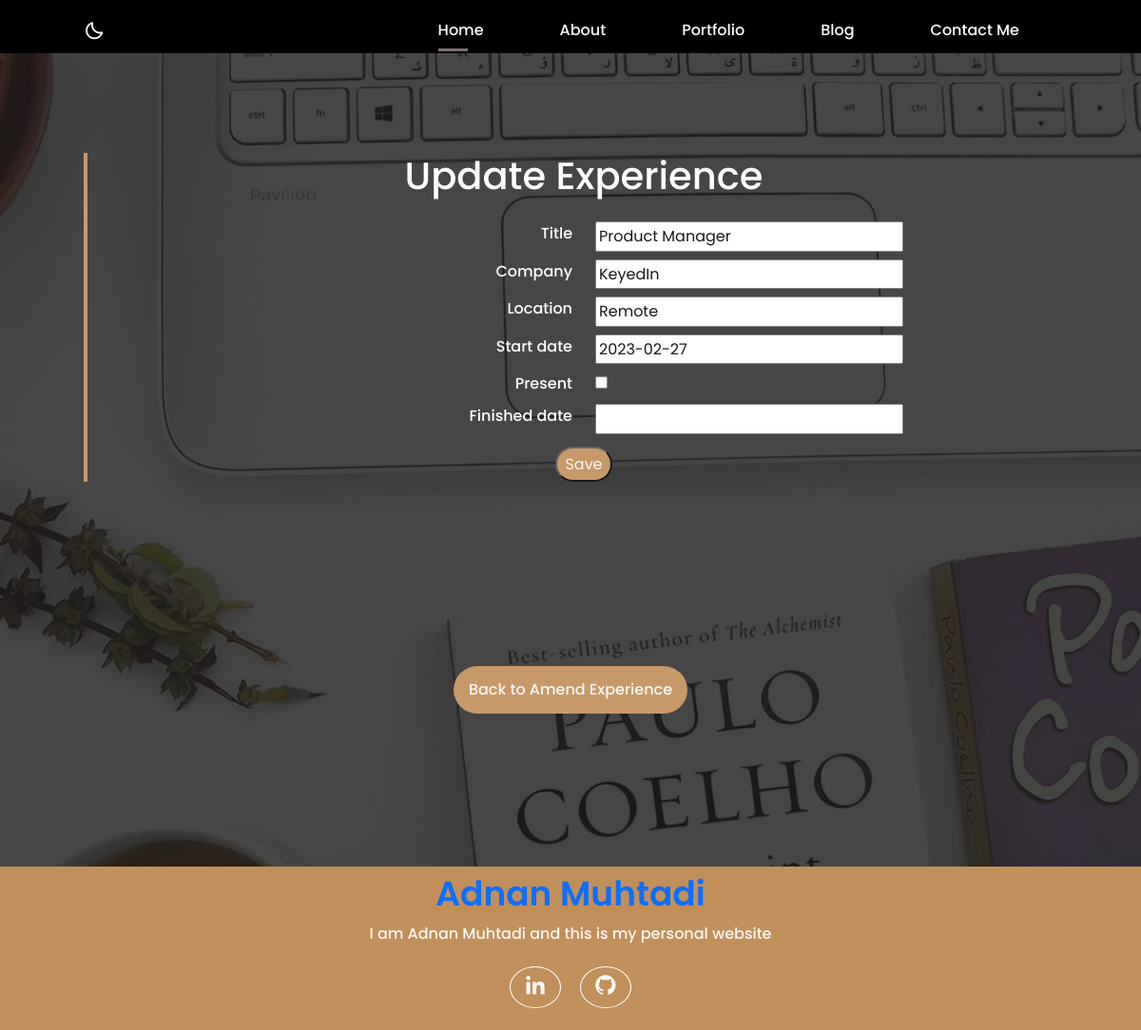
The app's page /update_experience/1/ with its own data.
### portfolio/models.py (models this page shows, shortened)
class Experience(models.Model):
    title = models.CharField(max_length=100)
    company = models.CharField(max_length=100)
    location = models.CharField(max_length=200)
    description = models.TextField(blank=True)
    start_date = models.DateField()
    present = models.BooleanField(default=False)
    finished_date = models.DateField(blank=True, null=True)
    website_url = models.URLField(blank=True)

### portfolio/views.py (the view)
def updateExperience(request, pk):
    experience = Experience.objects.get(id=pk)
    form = experienceForm(instance=experience)
    if request.method == 'POST':
        print('Updating POST:', request.POST)
        form = experienceForm(request.POST, instance=experience)
        if form.is_valid():
            form.save()
            return redirect('/amend_experience/')
    context = {'form': form}
    return render(request, 'update/update_experience.html', context)

### portfolio/forms.py
class experienceForm(ModelForm):
    class Meta:
        model = Experience
        fields = [
            'title',
            'company',
            'location',
            'start_date',
            'present',
            'finished_date',
        ]

### portfolio/templates/update/update_experience.html (shortened to what this page needs)
{% extends "base.html" %}
{% load static %}
{% block content %}
<section class="home" id="home">
    <div class="home_container_admin bd-container bd-grid">
        <div class="home_data-admin">
            <h1 class="mb-4 text-center">Update Experience</h1>
            <form action="" method="POST">
                {% for fm in form %}
                <div class="row">
                    <label class="col-md-6 col-sm-12 mb-1 text-sm-start text-md-end">{{fm.label}}</label>
                    <p class="col-md-6 col-sm-12 mb-2 text-sm-start text-md-start">{{fm}}</p>
                </div>
                {% endfor %}
                <div class="text-center">
                    <button type="submit">Save</button>
                </div>
            </form>
        </div>
        <a href="{% url 'amend_experience' %}" class="button button-light text-center button-more">Back to Amend
            Experience</a>
    </div>
</section>
{% endblock %}

### static/css/base.css (style rules this page uses)
:root { --header-height: 3rem; --bg-color: #fff; --bg-color-rev: #000; --text-color: #000; --text-color-rev: #fff; --text-color-same: #000; --first-color: #3e0e12; --first-color-btn: #3e0e12; --first-color-dark: #2f0a0d; --first-color-light: #7b6f71; --first-color-lighten: #fbf9f9; --first-color-lightest: #fff; --first-color-gold: #c18f59; --first-color-golden: #765735; --body-font: 'poppins', sans-serif; --biggest-font-size: 2.5rem; --h1-font-size: 1.5rem; --h2-font-size: 1.25rem; --h3-font-size: 1.125rem; --normal-font-size: .938rem; --small-font-size: .813rem; --smaller-font-size: .75rem; --font-medium: 500; --font-semi-bold: 600; --font-bold: 700; --mb-1: .5rem; --mb-2: 1rem; --mb-3: 1.5rem; --mb-4: 2rem; --mb-5: 2.5rem; --mb-6: 3rem; --z-normal: 1; --z-tooltip: 10; --z-fixed: 100; }
@media screen and (min-width: 768px) { :root { --biggest-font-size: 4.5rem; --h1-font-size: 2.25rem; --h2-font-size: 1.5rem; --h3-font-size: 1.25rem; --normal-font-size: 1rem; --small-font-size: .875rem; --smaller-font-size: .813rem; } }
html { scroll-behavior: smooth; background-color: var(--bg-color); }
body { margin: var(--header-height) 0 0 0; font-family: var(--body-font); font-size: var(--normal-font-size); font-weight: var(--font-medium); color: var(--text-color); background-color: var(--bg-color); line-height: 1.6; }
h1,h2,h3,ul,p { margin: 0; }
a { text-decoration: none; }
.bd-container { max-width: 1024px; width: calc(100% - 2rem); margin-left: var(--mb-2); margin-right: var(--mb-2); }
.bd-grid { display: grid; gap: 1.5rem; }
.home { position: relative; display: flex; align-items: flex-end; background-image: url('/media/images/top-banner-bckg.jpg'); background-position: center; background-size: cover; opacity: 0.9; }
.home::before { content: ''; position: absolute; top: 0; left: 0; width: 100%; height: 100%; background-color: #000; opacity: 0.8; }
.home_container_admin { position: relative; height: calc(100vh - var(--header-height)); grid-template-rows: repeat(2, max-content); align-content: space-around; row-gap: 2rem; margin: 5rem 1rem; }
.home_data-admin { border-left: 4px solid var(--first-color-gold); color: var(--text-color-rev); padding-left: 1.5rem; z-index: var(--z-tooltip); overflow-x: hidden; height: auto; }
.button { display: inline-block; background-color: var(--first-color-gold); color:var(--first-color-lighten); padding: .75rem 1rem; border-radius: 25px; transition: .3s; text-decoration: none; }
button { display: inline-block; background-color: var(--first-color-gold); color:var(--first-color-lighten); padding: .25rem .5rem; border-radius: 25px; transition: .3s; text-decoration: none; margin-top: 5px; }
.button-light { background-color: var(--first-color-gold); }
.button-more { margin: auto; width: fit-content; }

### records on screen
Experience: form "Product Manager" "KeyedIn" "Remote" "2023-02-27"

### other values on screen
{{ fm.label }} "Title" "Company" "Location" "Start date" "Present" "Finished date"
